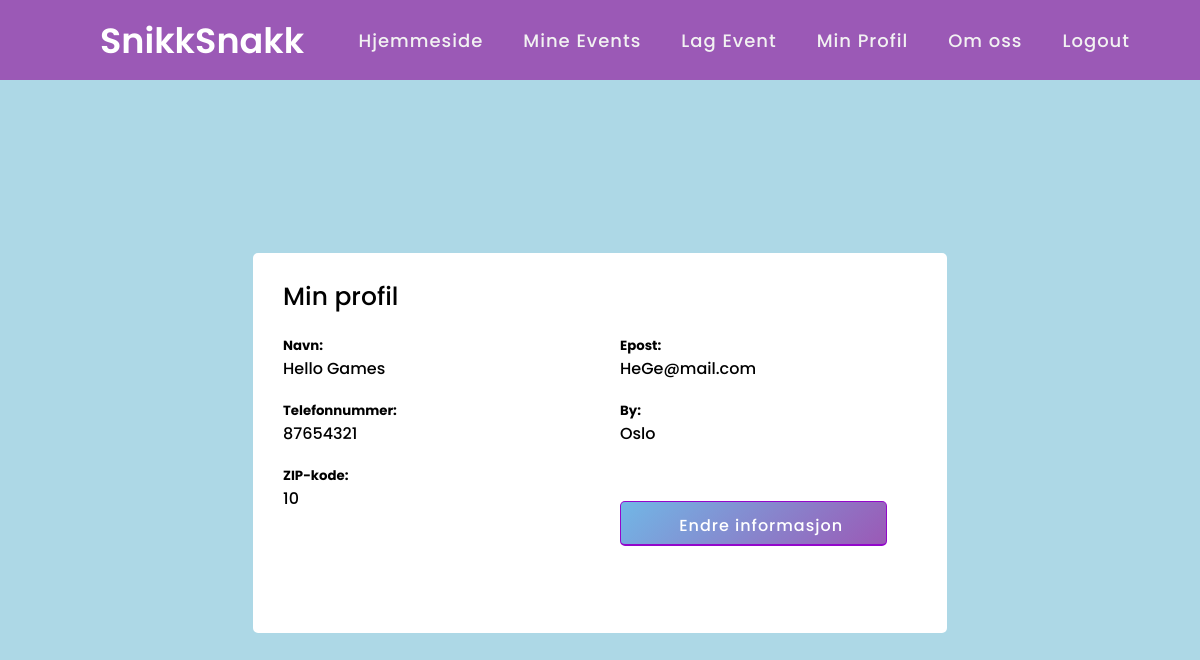
/public/Client/HTML/minProfil.php (signed in), run on the app's committed database.
### tables this page shows
CREATE TABLE `user` (
  `userID` int(13) NOT NULL,
  `Fornavn` varchar(46) NOT NULL,
  `Etternavn` varchar(46) DEFAULT NULL,
  `Epost` varchar(62) NOT NULL,
  `Tlf` varchar(8) NOT NULL,
  `City` varchar(35) NOT NULL,
  `Zip` int(4) NOT NULL,
  `Passord` varchar(128) NOT NULL
);

### public/Client/HTML/minProfil.php (the view, shortened to what this page needs)
<link rel="stylesheet" href="../Design/css/registrer.css">
<?php
    $conn = mysqli_connect("localhost", "root", "", "eventdatabase");
    $profileValue = $_SESSION['loginVerdi'];
    $sql = "SELECT fornavn, etternavn, epost, tlf, city, zip FROM user WHERE tlf = '$profileValue' OR epost = '$profileValue'";
    $result = $conn->query($sql);
    if ($result->num_rows > 0) {
      while($row = $result->fetch_assoc()) {
        $fornavn = $row["fornavn"];
        $etternavn = $row["etternavn"];
        $epost = $row["epost"];
        $tlf = $row["tlf"];
        $city = $row["city"];
        $zip = $row["zip"];
?>
  <div class="container">
    <div class="title">Min profil</div>
    <div class="content">
      <form action="oppdaterProfil.php" method="POST">
        <div class="user-details">
          <div class="input-box">
            <span class="details">
              <h5>Navn:</h5>
              <?php echo $fornavn . " " . $etternavn?></span>
          </div>
          <div class="input-box">
          <h5>Epost:</h5>
            <span class="details"><?php echo $epost?></span>
          </div>
          <div class="input-box">
          <h5>Telefonnummer:</h5>
            <span class="details"><?php echo $tlf?></span>
          </div>
          <div class="input-box">
          <h5>By:</h5>
            <span class="details"><?php echo $city?></span>
          </div>
          <div class="input-box">
          <h5>ZIP-kode:</h5>
            <span class="details"><?php echo $zip?></span>
          </div>
          <div class="input-box">
        <div class="button">
          <input type="submit" value="Endre informasjon">
        </div>
      </form>
    </div>
</div>
<?php
    }
  }
?>
</body>
</html>

### public/Client/Design/css/registrer.css (style rules this page uses)
* { margin: 0; padding: 0; box-sizing: border-box; font-family: "HelveticaNeue-Light", "Helvetica Neue Light", "Helvetica Neue", Helvetica, Arial, "Lucida Grande", sans-serif; }
body { display: flex; justify-content: center; align-items: center; position: relative; padding: 10px; margin-top: 80px; background-color: lightblue; }
.container { max-width: 700px; background-color: #fff; padding: 25px 30px; border-radius: 5px; display: block; margin-top: 25px; margin-bottom: 20px; }
.container .title { font-size: 25px; font-weight: 500; position: relative; }
.container .title::before { content: ""; position: absolute; left: 0; bottom: 0; height: 3px; width: 30px; border-radius: 5px; }
.content form .user-details { display: flex; flex-wrap: wrap; justify-content: space-between; margin: 20px 0 12px 0; }
form .user-details .input-box { margin-bottom: 15px; width: calc(100% / 2 - 20px); }
form .input-box span.details { display: block; font-weight: 500; margin-bottom: 5px; }
.user-details .input-box input { height: 45px; width: 100%; outline: none; font-size: 16px; border-radius: 5px; padding-top: 5px; padding-left: 15px; border: 1px solid #9b59b6; border-bottom-width: 2px; transition: all 0.3s ease; }
.user-details .input-box input:focus, .user-details .input-box input:valid { border-color: #9307ca; }
form .button { height: 45px; margin: 35px 0; width: 90%; }
form .button input { height: 100%; width: 100%; border-radius: 5px; border: none; color: #fff; font-size: 18px; font-weight: 500; letter-spacing: 1px; cursor: pointer; transition: all 0.3s ease; background: linear-gradient(135deg, #71b7e6, #9b59b6); }

### public/Client/Design/css/header.css (style rules this page uses)
* { margin: 0; padding: 0; box-sizing: border-box; font-family: 'Poppins', sans-serif; }
nav { display: flex; height: 80px; width: 100%; background: #9b59b6; align-items: center; justify-content: space-between; padding: 0 50px 0 100px; flex-wrap: wrap; position:fixed; top: 0; left: 0; }
nav .logo { color: #fff; font-size: 35px; font-weight: 600; }
nav ul { display: flex; flex-wrap: wrap; list-style: none; }
nav ul li { margin: 0 5px; }
nav ul li a { color: #f2f2f2; text-decoration: none; font-size: 18px; font-weight: 500; padding: 8px 15px; border-radius: 5px; letter-spacing: 1px; transition: all 0.3s ease; }

### data on the page
user: Fornavn "Hello", Etternavn "Games", Epost "HeGe@mail.com", Tlf "87654321", City "Oslo", Zip "10"
